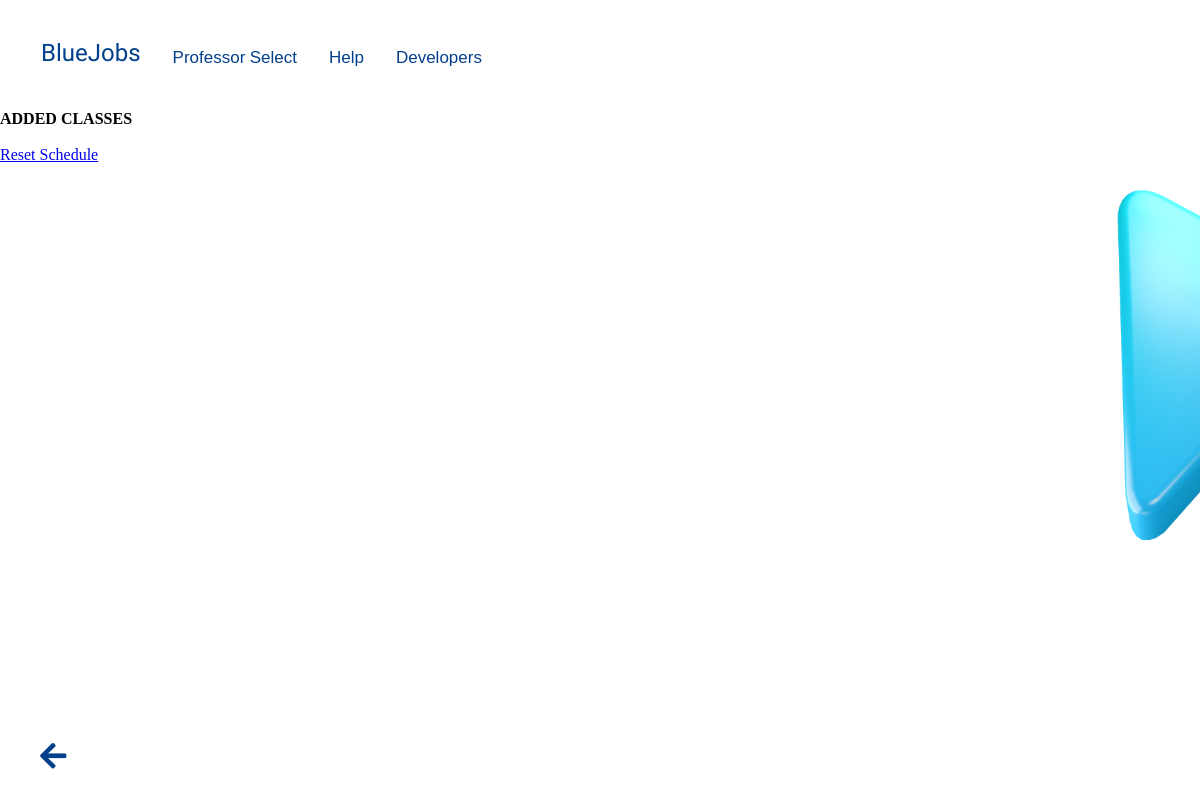
Before: /schedule_maker/schedule/create (signed in) with the older database file.
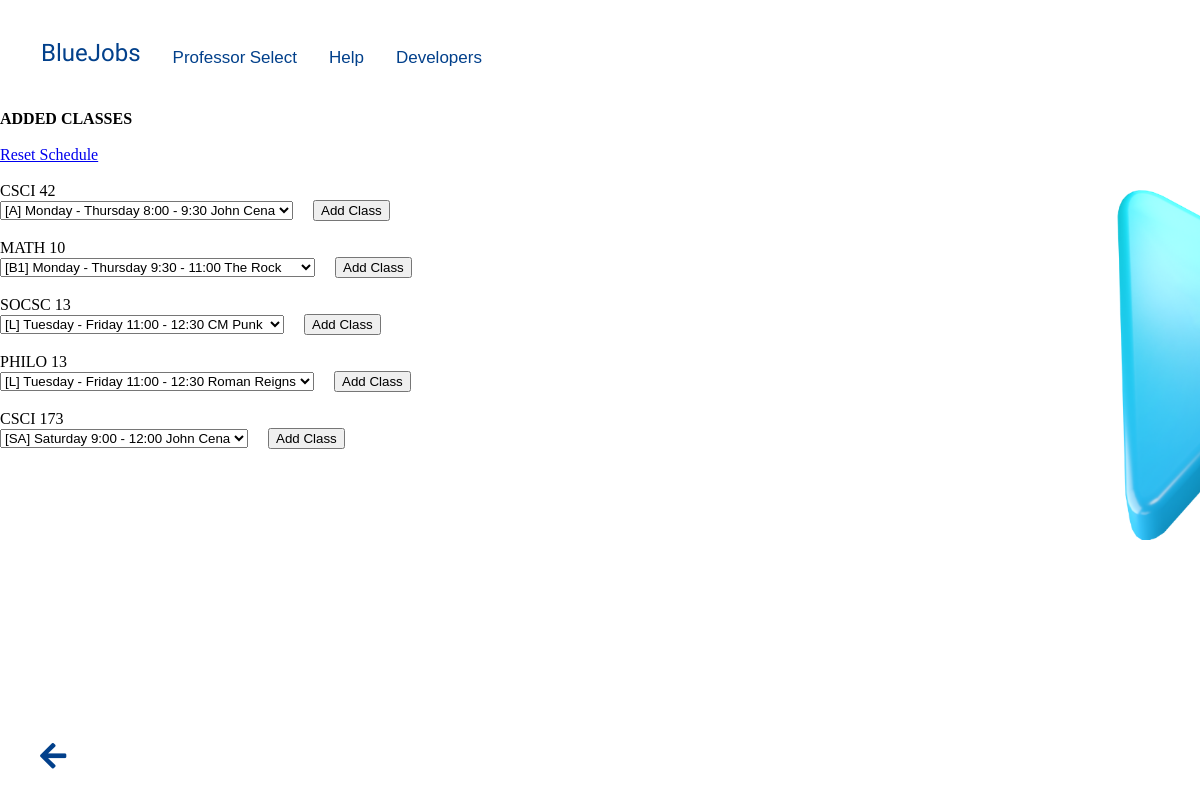
After: the same page with the newer database file.
### schedule_maker/models.py (models this page shows, shortened)
class RequiredCourse (models.Model):
    course = models.ForeignKey(Course, on_delete = models.CASCADE)
    student = models.ForeignKey(Student, related_name = "required_courses",
                                on_delete = models.CASCADE)
    class Meta:
        constraints = [
            models.UniqueConstraint(fields=['course', 'student'], name='required_course')
        ]

### professor_select/models.py (models this page shows)
class Course (models.Model):
    course_code = models.CharField(max_length = 20, unique = True)
    course_title = models.CharField(max_length = 255)
    department = models.ForeignKey(Department, related_name = "department_classes",
                                on_delete = models.CASCADE, default = get_department)
    def __str__(self):
        return '{}'.format(self.course_code)
    @property
    def preferred_classes(self):
        favorites = ProfessorFavorite.objects.filter(course=self)
        favorites = [favorite.professor for favorite in favorites]
        return list(self.classes.filter(professor__in=favorites))

### schedule_maker/views.py (the view, shortened to what this page needs)
# urls.py: path('schedule/create', create_schedule, name = 'create-schedule'),
def create_schedule(request):
    if request.user.is_authenticated and request.user.is_student:
        current_user = request.user
        student = Student.objects.get(pk = current_user.pk)
        args = { 'student': student }
        added_classes = [classes.course_section for classes in student.classes.all().order_by('course_section')]
        args['added_classes'] = added_classes
        return render(request, 'schedule_maker/schedule-create.html', args)
    else:
        return redirect('landing_page:home')

### professor_select/models.py (called while the page is built)
    def __str__(self):
        return '{}'.format(self.professor_name)

    def __str__(self):
        return '{}'.format(self.section_code)

### schedule_maker/templates/schedule_maker/schedule-create.html (shortened to what this page needs)
{% extends 'base.html' %}
{% load static %}
{% block content %}
    <div class="white-bg prof-select">
      <ul class="navbar">
          <li><a class="bluejobsnav" href="{% url 'landing_page:homepage-student' %}">BlueJobs</a></li>
          <li><a href="{% url 'professor_select:course_select' %}">Professor Select</a></li>
          <li><a href="{% url 'professor_select:course_select' %}">Help </a></li>
          <li><a href="{% url 'professor_select:course_select' %}">Developers </a></li>
          <li><a class="contrast-signout" href="{% url 'landing_page:login' %}">Sign Out</a></li>
      </ul>
      <img src="{% static 'profselect_icon.png' %}" class="landing-icon">
      <b>ADDED CLASSES </b><br> <br>
      <a href="{% url 'schedule_maker:reset-schedule' %}">
        Reset Schedule
      </a>
      <br>
      <br>
      {% for required in student.required_courses.all %}
      {{ required.course }}
      <form method="POST">
        <select name="class_select">
          {% for class in required.course.preferred_classes %}
              <option value="{{ class.pk }}" {% if class in added_classes %}disabled{% endif %}>[{{ class.section }}] {{ class.section.day_schedule }} {{ class.section.time_schedule }} {{class.professor}}</option>
          {% endfor %}
        </select>
        <button type="submit">Add Class</button>
      </form>
      <br>
      {% endfor %}
    </div>
    <a href="{% url 'schedule_maker:course_select' %}" class="back-arrow-dark">
      <i class="fas fa-arrow-left"></i>
    </a>
{% endblock %}

### templates/base.html (shortened to what this page needs)
{% load static %}
<!DOCTYPE html>
<html lang="en">
    {% load static %}
    <head>
        <link rel="stylesheet" href="https://cdnjs.cloudflare.com/ajax/libs/font-awesome/5.15.4/css/all.min.css">
        <link rel="stylesheet" href = "{% static 'css/style.css' %}">
    </head>
    <body>
        <div class="home-container">
            <div id="content">
                {% block content %}{% endblock %}
            </div>
        </div>
    </body>
</html>

### static/css/style.css (style rules this page uses)
body { background: linear-gradient(120deg, #023E8A, #023E8A, #5ABDDC, #0D9CCA); background-size: 300% 300%; animation: gradient 15s ease infinite; height: 100vh; margin: 0; overflow-x: hidden; overflow-y: hidden; }
.white-bg { position: relative; background-color: white; height: 100vh; width: 100vw; overflow-y: hidden; overflow-x: hidden; z-index: 1; }
.back-arrow-dark { position: fixed; bottom: 50px; left: 40px; width: 10px; height: 10px; font-size: 30px; color: #02408B; cursor: pointer; z-index: 9999; }
.landing-icon { position: absolute; width: 350px; height: 350px; top: 190px; left: 1100px; transform: translateY(0); animation: bob2 2s ease-in-out; animation-direction: alternate; animation-iteration-count: infinite; z-index: 3; }
.contrast-signout { color: white !important; }
.navbar { position: relative; list-style-type: none; margin: 25px; padding: 0; overflow: hidden; background-color: transparent; font-family: "Noto Sans Khojki", sans-serif; font-weight: 400; font-style: normal; font-size: 17px; z-index: 9999; }
.navbar li:last-child { float: right; }
.bluejobsnav { font-family: "Bowlby One SC", sans-serif; font-weight: 400; font-size: 24px; font-style: normal; }
li { float: left; }
li a { display: block; color: white; text-align: center; padding: 14px 16px; text-decoration: none; border-radius: 10px; transition: 0.3s; float: left; }
.white-bg li a { color: #02408B; }

Changed rows visible on the page:
added RequiredCourse: course "CSCI 42"
added RequiredCourse: course "MATH 10"
added RequiredCourse: course "SOCSC 13"
added RequiredCourse: course "PHILO 13"
added RequiredCourse: course "CSCI 173"
